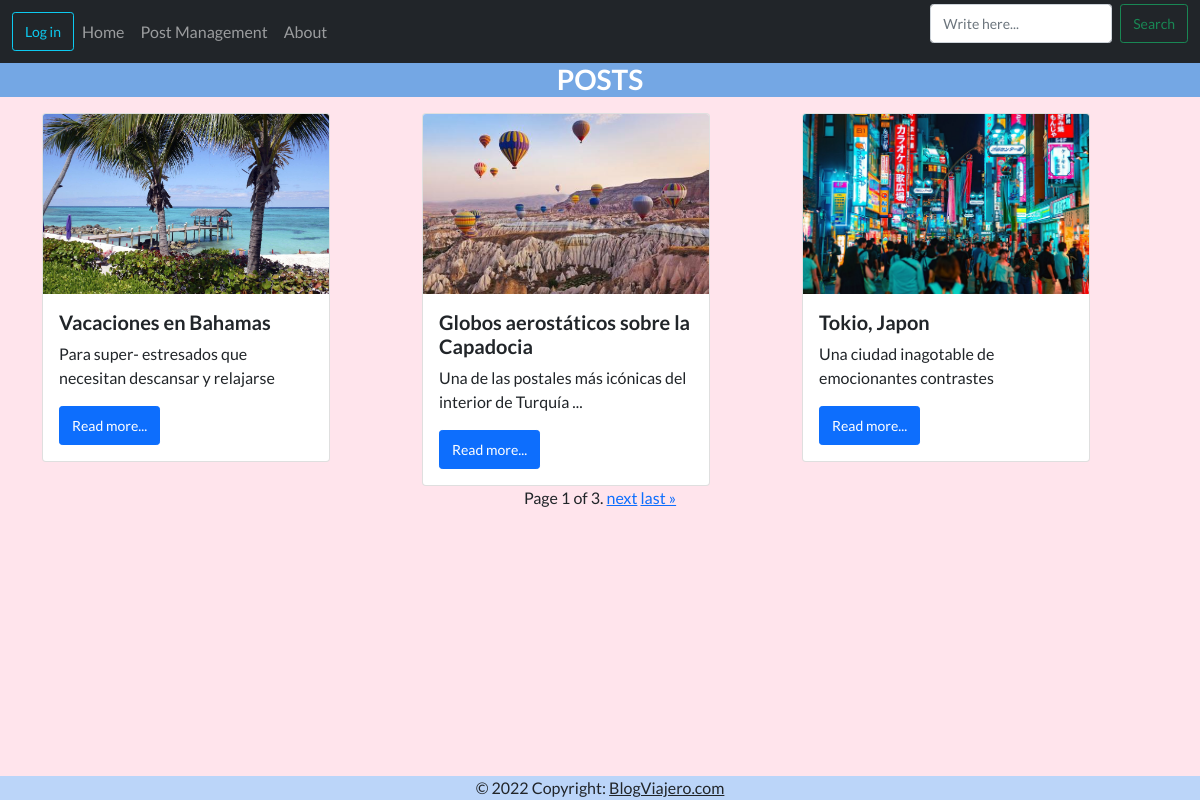
The page / on the database its author committed.
### AppBlog/models.py (models this page shows, shortened)
class Post(models.Model):
    title = models.CharField(('Title'), max_length=50)
    subtitle = models.CharField(('Subtitle'), max_length=100)
    content = RichTextField(('Content of Post'), max_length=5000)
    image = models.ImageField(upload_to='post_images')
    author = models.CharField(max_length=60)
    date = models.DateField()

### AppBlog/views.py (the view)
# urls.py: path('', views.BlogListView.as_view(), name="home"),
class BlogListView(ListView):
    model = Post
    template_name = 'home.html'
    paginate_by = 3
    ordering = ['id']
    def get_queryset(self, *args, **kwargs):
        qs = super().get_queryset(*args, **kwargs)
        query = self.request.GET.get('q')
        if query:
            return qs.filter(title__icontains=query)
        return qs

### AppBlog/templates/home.html (shortened to what this page needs)
{% extends "plantilla_base.html" %}
{% block contenido_base %}
<h3 style="background-color:#74a7e4;color:white;text-transform:uppercase;text-align:center;">
    Posts</b>
</h3>
<div class="container my-3">
    <div class="row">
        {% if object_list %}
            {% for post in object_list %}
                <div class="col md-4">
                    <div class="card" style="width: 18rem;">
                        <img src={{post.image.url}} class="card-img-top" alt="..." style="width: 100%;height: 15vw;object-fit: cover;">
                        <div class="card-body">
                            <h5 class="card-title">{{post.title}}</h5>
                            <p class="card-text">{{post.subtitle}}</p>
                            <a href="{% url 'detail-post' post.id %}" class="btn btn-primary btn-sm">Read more...</a>
                        </div>
                    </div>
                </div>
            {% endfor %}
        {% else %}
            <div class="alert alert-warning" role="alert" style='color:#ed5c53'>
                <h5>There are no posts to show you</h5>
            </div>
        {% endif %}
    </div>
    <div class="pagination" style="justify-content: center">
        <span class="step-links">
            <span class="current">
                Page {{ page_obj.number }} of {{ page_obj.paginator.num_pages }}.
            </span>
            {% if page_obj.has_next %}
                <a href="?page={{ page_obj.next_page_number }}">next</a>
                <a href="?page={{ page_obj.paginator.num_pages }}">last &raquo;</a>
            {% endif %}
        </span>
    </div>
</div>
{% endblock contenido_base %}

### AppBlog/templates/plantilla_base.html (shortened to what this page needs)
{% load static %}
<!DOCTYPE html>
<html lang="en">
  <head>
    <link href="https://cdn.jsdelivr.net/npm/bootstrap-icons@1.5.0/font/bootstrap-icons.css"
          rel="stylesheet"
          type="text/css"/>
    <link href="{% static 'AppBlog/css/styles.css' %}" rel="stylesheet" />
  </head>
  <body style="background-color: #ffe4ec;padding-bottom:40px;">
    <nav class="navbar navbar-expand-lg navbar-dark bg-dark py-1">
      <div class="container-fluid">
        {% if user.is_authenticated %}
          {% if user.profile.image.url %}
            <img src={{ user.profile.image.url }} style="width:60px;height:35px;padding-right:10px" />
          {% endif %}
          <div class="dropdown">
            <button class="btn btn-info dropdown-toggle btn-sm"
                    type="button"
                    id="dropdownMenuButton1"
                    data-bs-toggle="dropdown"
                    aria-expanded="false">
              {{ user.username }}
            </button>
            <ul class="dropdown-menu" aria-labelledby="dropdownMenuButton1">
              <li>
                <a class="dropdown-item" href="{% url 'account_edit' %}">Update Email</a>
              </li>
              {% if user.profile.image.url %}
                <li>
                  <a class="dropdown-item " href="{% url 'profile_update' user.profile.id %}">Update Profile</a>
                </li>
              {% else %}
                <li>
                  <a class="dropdown-item" href="{% url 'profile_create' %}">Create Profile</a>
                </li>
              {% endif %}
              <li>
                <a class="dropdown-item" href="{% url 'account_logout' %}"><strong>Logout</strong></a>
              </li>
            </ul>
          </div>
        {% else %}
        <div class="d-grid gap-2">
          <a class="btn btn-outline-info mt-auto btn-sm" href="{% url 'account_login' %}">Log in</a>
        </div>
        {% endif %}
        <div class="collapse navbar-collapse" id="navbarSupportedContent">
          <ul class="navbar-nav me-auto mb-2 mb-lg-0">
            <li class="nav-item">
              <a class="nav-link" aria-current="page" href="{% url 'home' %}">Home</a>
            </li>
            <li class="nav-item">
              <a class="nav-link" aria-current="page" href="{% url 'posts' %}">Post Management</a>
            </li>
            <li class="nav-item">
              <a class="nav-link" aria-current="page" href="{% url 'about' %}">About</a>
            </li>
          </ul>
          <form class="d-flex" method="GET" action="">
            <input class="form-control me-2 form-control-sm"
                   type="search"
                   placeholder="Write here..."
                   aria-label="Search"
                   name="q"
                   value="{{ request.GET.q }}">
            <button class="btn btn-outline-success btn-sm" type="submit">Search</button>
          </form>
        </div>
      </div>
    </nav>
    <section>
      {% block contenido_base %}
      {% endblock contenido_base %}
    </section>
    <div class="container" style="position: relative">
      <footer class="bg-light text-center text-lg-start fixed-bottom">
        <div class="text-center p-0" style="background-color: #bbd5f9;">
          © 2022 Copyright:
          <a class="text-dark" href="{% url 'home' %}">BlogViajero.com</a>
        </div>
      </footer>
    </div>
  </body>
</html>

### rows shown on the page
Post: image (picture), title "Vacaciones en Bahamas", subtitle "Para super- estresados que necesitan descansar y relajarse"
Post: image (picture), title "Globos aerostáticos sobre la Capadocia", subtitle "Una de las postales más icónicas del interior de Turquía ..."
Post: image (picture), title "Tokio, Japon", subtitle "Una ciudad inagotable de emocionantes contrastes"

### other values the page prints
{{ page_obj.number }} "1"
{{ page_obj.paginator.num_pages }} "3"
